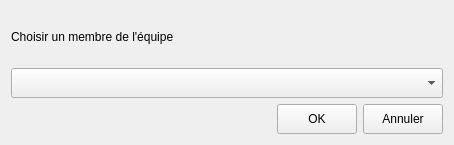
<?xml version="1.0" encoding="UTF-8"?>
<ui version="4.0">
 <class>Form</class>
 <widget class="ImporterOpenerWidget" name="Form">
  <property name="windowModality">
   <enum>Qt::WindowModal</enum>
  </property>
  <property name="geometry">
   <rect>
    <x>0</x>
    <y>0</y>
    <width>454</width>
    <height>145</height>
   </rect>
  </property>
  <property name="windowTitle">
   <string>Importer un fichier Excel</string>
  </property>
  <layout class="QVBoxLayout" name="verticalLayout">
   <item>
    <widget class="QLabel" name="members_label">
     <property name="text">
      <string>Choisir un membre de l'équipe</string>
     </property>
    </widget>
   </item>
   <item>
    <widget class="QComboBox" name="members_combo_box">
     <property name="minimumSize">
      <size>
       <width>0</width>
       <height>30</height>
      </size>
     </property>
    </widget>
   </item>
   <item>
    <layout class="QHBoxLayout" name="buttons_horizontal_layout">
     <item>
      <spacer name="button_spacer">
       <property name="orientation">
        <enum>Qt::Horizontal</enum>
       </property>
       <property name="sizeHint" stdset="0">
        <size>
         <width>40</width>
         <height>20</height>
        </size>
       </property>
      </spacer>
     </item>
     <item>
      <widget class="QPushButton" name="ok_button">
       <property name="sizePolicy">
        <sizepolicy hsizetype="Fixed" vsizetype="Fixed">
         <horstretch>0</horstretch>
         <verstretch>0</verstretch>
        </sizepolicy>
       </property>
       <property name="minimumSize">
        <size>
         <width>0</width>
         <height>30</height>
        </size>
       </property>
       <property name="maximumSize">
        <size>
         <width>1500</width>
         <height>30</height>
        </size>
       </property>
       <property name="text">
        <string>OK</string>
       </property>
      </widget>
     </item>
     <item>
      <widget class="QPushButton" name="cancel_button">
       <property name="sizePolicy">
        <sizepolicy hsizetype="Fixed" vsizetype="Fixed">
         <horstretch>0</horstretch>
         <verstretch>0</verstretch>
        </sizepolicy>
       </property>
       <property name="minimumSize">
        <size>
         <width>75</width>
         <height>30</height>
        </size>
       </property>
       <property name="maximumSize">
        <size>
         <width>5000</width>
         <height>30</height>
        </size>
       </property>
       <property name="text">
        <string>Annuler</string>
       </property>
      </widget>
     </item>
    </layout>
   </item>
  </layout>
 </widget>
 <customwidgets>
  <customwidget>
   <class>ImporterOpenerWidget</class>
   <extends>QWidget</extends>
   <header>importer_opener_widget.h</header>
   <container>1</container>
  </customwidget>
 </customwidgets>
 <resources/>
 <connections/>
</ui>
